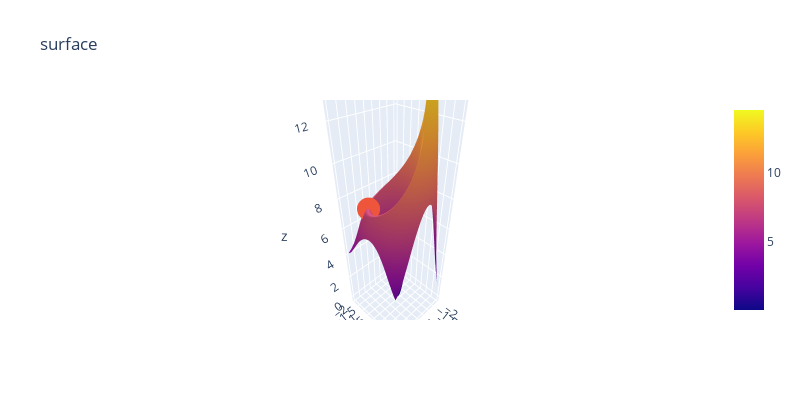

The code cell stored with this chart in its notebook:
### Code cell
A = State()
A.pos,A.cost=initial,cost_initial
alpha=0.99
iteration=1000
To=1
costs,x,y,A = cal_cost(A,lb,ub,To,alpha,iteration,stepSize=[0.01,0.01],eq=func_no)
make_plot(A,costs,x,y,ub,lb,eq=func_no)
print(f'solution {A}')

### Figure 1 — Plotly figure (JSON) as saved in the notebook; plotly's stock layout.template omitted (floating-point values rounded to 4 significant figures; data arrays with more than 128 entries replaced by an {"elided": "..."} marker saying what was removed)
{"data": [{"type": "surface", "x": {"elided": "60x60 float values"}, "y": {"elided": "60x60 float values"}, "z": {"elided": "60x60 float values"}}, {"type": "scatter3d", "x": [1.05], "y": [-1.0], "z": [7.419]}], "layout": {"height": 400, "title": {"text": "surface"}, "width": 800}}
